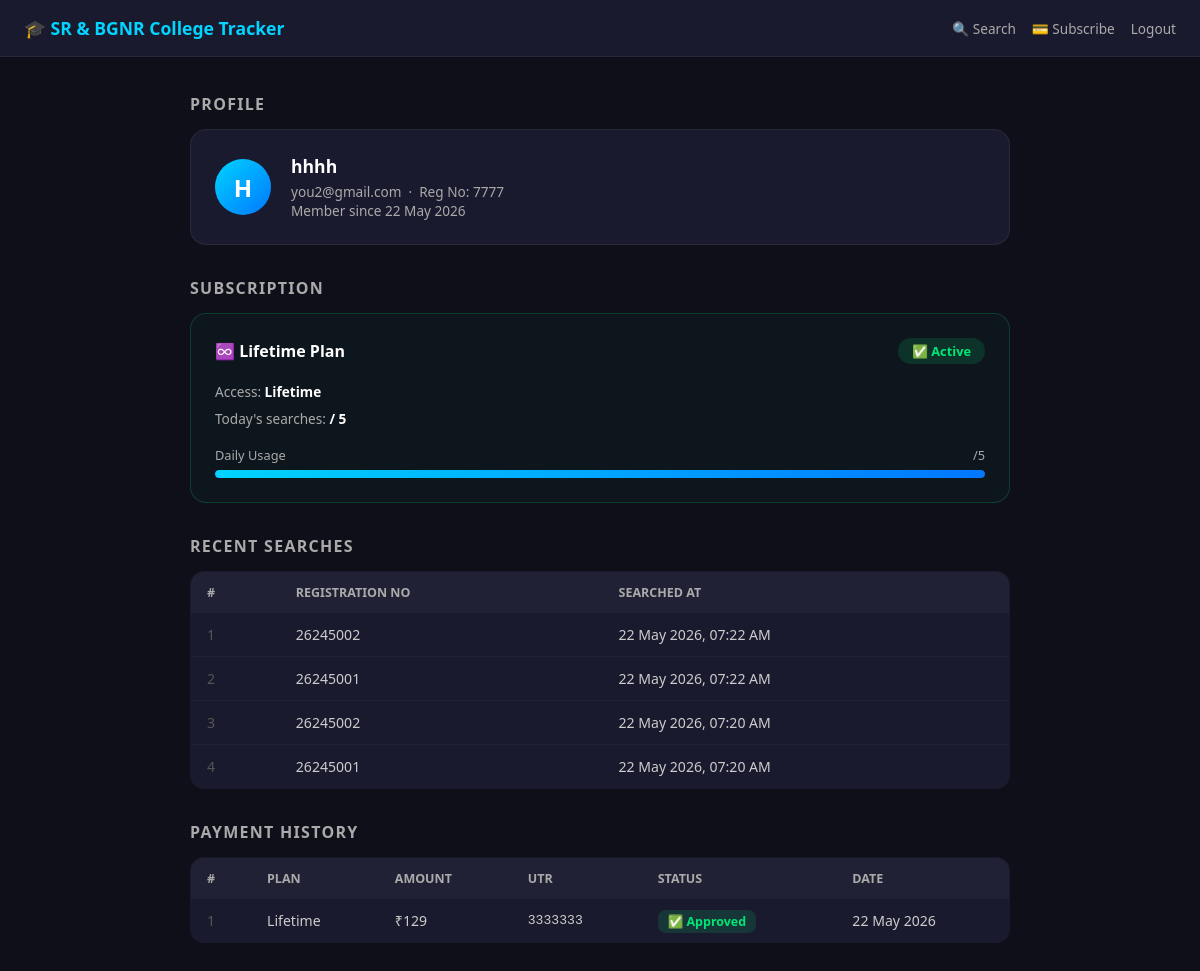
Page /account (signed in) on the earlier database version.
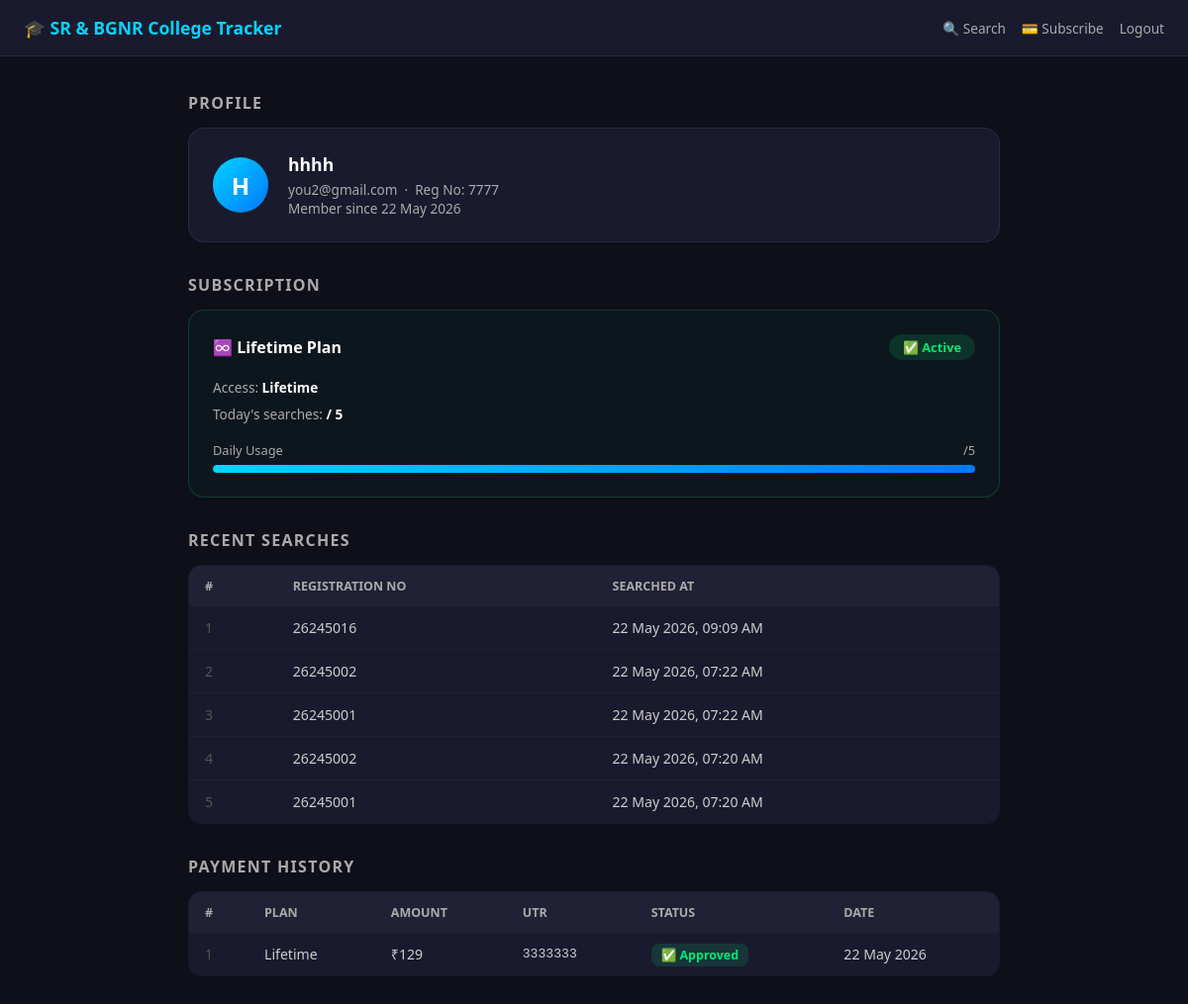
Same page on the later database version.
### models.py (models this page shows)
class SearchHistory(db.Model):
    id          = db.Column(db.Integer, primary_key=True)
    user_id     = db.Column(db.Integer, db.ForeignKey('user.id'), nullable=False)
    regd_no     = db.Column(db.String(20), nullable=False)
    searched_at = db.Column(db.DateTime, default=datetime.utcnow)

class Payment(db.Model):
    id           = db.Column(db.Integer, primary_key=True)
    user_id      = db.Column(db.Integer, db.ForeignKey('user.id'), nullable=False)
    utr          = db.Column(db.String(50), nullable=False)
    amount       = db.Column(db.Float, nullable=False)
    plan         = db.Column(db.String(20), nullable=False)
    status       = db.Column(db.String(20), default='pending')
    submitted_at = db.Column(db.DateTime, default=datetime.utcnow)

### app.py (the view)
@app.route('/account')
@login_required
def account():
    sub = get_active_subscription(current_user)
    searches = SearchHistory.query.filter_by(
        user_id=current_user.id
    ).order_by(SearchHistory.searched_at.desc()).limit(20).all()
    payments = Payment.query.filter_by(
        user_id=current_user.id
    ).order_by(Payment.submitted_at.desc()).all()
    return render_template(
        'account.html',
        sub=sub,
        searches=searches,
        payments=payments
    )

### app.py (called while the page is built)
@login_manager.user_loader
def load_user(user_id):
    return db.session.get(User, int(user_id))

def get_active_subscription(user):
    sub = Subscription.query.filter_by(
        user_id=user.id,
        is_active=True
    ).order_by(Subscription.id.desc()).first()
    if not sub:
        return None
    if (
        sub.plan == 'monthly'
        and sub.end_date
        and sub.end_date < datetime.now()
    ):
        sub.is_active = False
        db.session.commit()
        return None
    return sub

### templates/account.html (shortened to what this page needs)
<!DOCTYPE html>
<html lang="en">
<head>
</head>
<body>
<div class="topbar">
  <div class="topbar-title">🎓 SR & BGNR College Tracker</div>
  <div class="topbar-links">
    <a href="{{ url_for('index') }}">🔍 Search</a>
    <a href="{{ url_for('subscribe') }}">💳 Subscribe</a>
    <a href="{{ url_for('auth.logout') }}">Logout</a>
  </div>
</div>
<div class="container">
  <div class="section">
    <div class="section-title">Profile</div>
    <div class="profile-card">
      <div class="avatar">{{ current_user.name[0].upper() }}</div>
      <div class="profile-info">
        <h3>{{ current_user.name }}</h3>
        <p>{{ current_user.email }} &nbsp;·&nbsp; Reg No: {{ current_user.regd_no }}</p>
        <p>Member since {{ current_user.created_at.strftime('%d %b %Y') }}</p>
      </div>
    </div>
  </div>
  <div class="section">
    <div class="section-title">Subscription</div>
    <div class="sub-card {{ 'sub-active' if sub else '' }}">
      <div class="sub-header">
        <strong style="font-size:1rem;">
          {% if sub %}
            {{ '📅 Monthly Plan' if sub.plan == 'monthly' else '♾️ Lifetime Plan' }}
          {% else %}
            No Active Subscription
          {% endif %}
        </strong>
        <span class="sub-badge {{ 'badge-active' if sub else 'badge-inactive' }}">
          {{ '✅ Active' if sub else '❌ Inactive' }}
        </span>
      </div>
      {% if sub %}
        <div class="sub-details">
          {% if sub.end_date %}
            Expires: <strong>{{ sub.end_date.strftime('%d %b %Y') }}</strong>
          {% else %}
            Access: <strong>Lifetime</strong>
          {% endif %}
          <br>
          Today's searches: <strong>{{ searches_today }} / 5</strong>
        </div>
        <div class="usage-bar-wrap">
          <div class="usage-label">
            <span>Daily Usage</span>
            <span>{{ searches_today }}/5</span>
          </div>
          <div class="usage-bar-bg">
            <div class="usage-bar-fill" id="usageBar"></div>
          </div>
        </div>
      {% else %}
        <p style="color:#aaa; font-size:0.85rem; margin-bottom:14px;">
          Subscribe to access your academic results.
        </p>
        <a href="{{ url_for('subscribe') }}" class="btn-subscribe">Get Subscription</a>
      {% endif %}
    </div>
  </div>
  <div class="section">
    <div class="section-title">Recent Searches</div>
    {% if searches %}
      <table class="data-table">
        <thead>
          <tr><th>#</th><th>Registration No</th><th>Searched At</th></tr>
        </thead>
        <tbody>
          {% for s in searches %}
            <tr>
              <td style="color:#555;">{{ loop.index }}</td>
              <td>{{ s.regd_no }}</td>
              <td>{{ s.searched_at.strftime('%d %b %Y, %I:%M %p') }}</td>
            </tr>
          {% endfor %}
        </tbody>
      </table>
    {% else %}
      <div class="empty-state">No searches yet.</div>
    {% endif %}
  </div>
  <div class="section">
    <div class="section-title">Payment History</div>
    {% if payments %}
      <table class="data-table">
        <thead>
          <tr><th>#</th><th>Plan</th><th>Amount</th><th>UTR</th><th>Status</th><th>Date</th></tr>
        </thead>
        <tbody>
          {% for p in payments %}
            <tr>
              <td style="color:#555;">{{ loop.index }}</td>
              <td>{{ p.plan | capitalize }}</td>
              <td>₹{{ p.amount | int }}</td>
              <td style="font-family:monospace; font-size:0.82rem;">{{ p.utr }}</td>
              <td>
                <span class="status-badge status-{{ p.status }}">
                  {% if p.status == 'pending' %}⏳ Pending
                  {% elif p.status == 'approved' %}✅ Approved
                  {% else %}❌ Rejected{% endif %}
                </span>
              </td>
              <td>{{ p.submitted_at.strftime('%d %b %Y') }}</td>
            </tr>
          {% endfor %}
        </tbody>
      </table>
    {% else %}
      <div class="empty-state">No payments submitted yet.</div>
    {% endif %}
  </div>
</div>
</body>
</html>

Differences in the rows shown:
added SearchHistory: regd_no "26245016", searched_at "22 May 2026, 09:09 AM"
